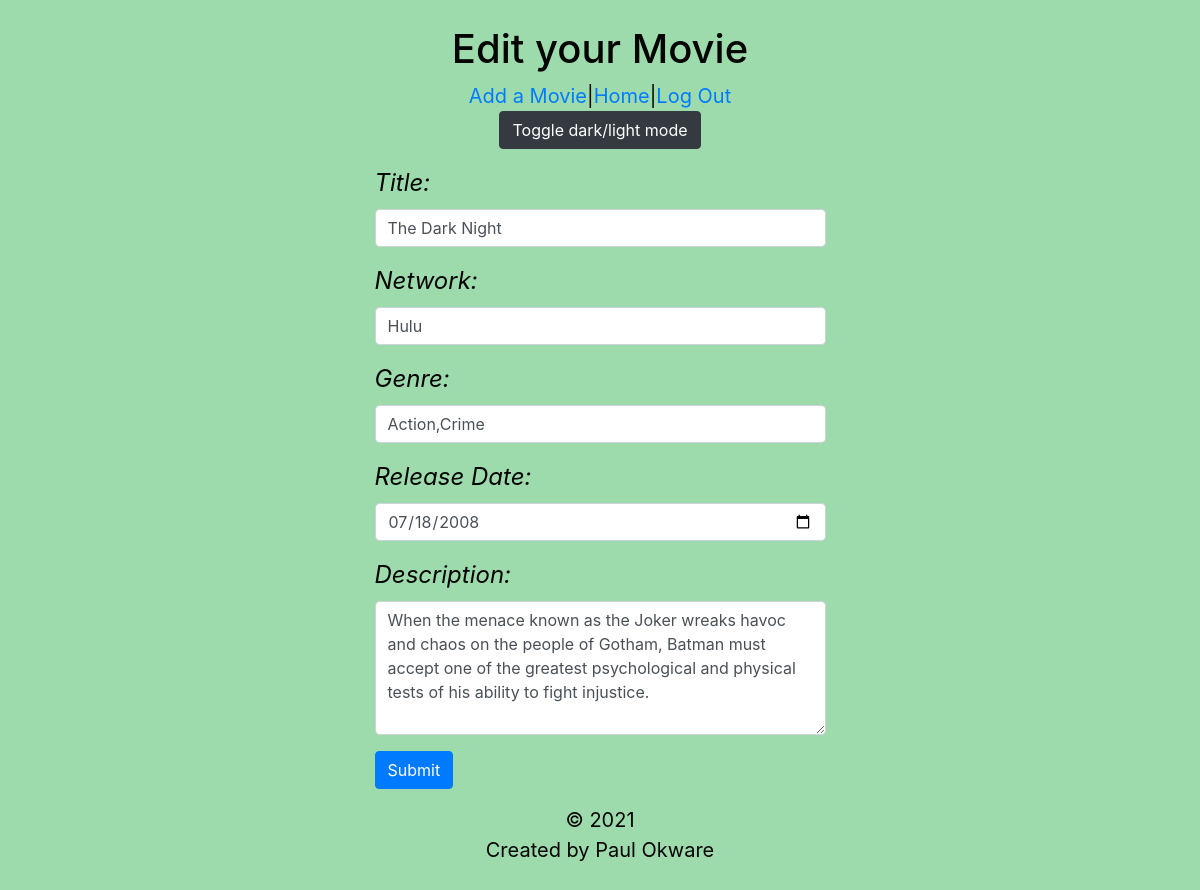
Page /dashboard/4/edit on the committed database.
### soloProjectApp/models.py (models this page shows, shortened)
class Movie(models.Model):
    title = models.CharField(max_length=255)
    network = models.CharField(max_length=45)
    description = models.TextField(max_length=255)
    genre = models.CharField(max_length=45)
    release_date = models.DateTimeField()
    uploaded_by = models.ForeignKey(User,related_name ='movies_uploaded',on_delete=models.CASCADE)
    user_likes = models.ManyToManyField(User, related_name='liked_movies')
    created_at = models.DateTimeField(auto_now_add=True)
    updated_at = models.DateTimeField(auto_now=True)
    objects = MovieManager()

### soloProjectApp/views.py (the view)
# urls.py: path('dashboard/<int:movie_id>/edit',views.edit),
def edit(request, movie_id):
    one_movie = Movie.objects.get(id=movie_id)
    context = {
        'movie': one_movie
    }
    return render(request, 'editMovie.html',context)

### soloProjectApp/templates/editMovie.html (shortened to what this page needs)
<!DOCTYPE html>
<html lang="en">
<head>
    <link rel="stylesheet" href="https://cdn.jsdelivr.net/npm/bootstrap@4.6.0/dist/css/bootstrap.min.css">
    {% load static %}
    <link rel="stylesheet" href="{% static 'css/styles.css' %}">
</head>
<body>
    <header>
        <h1>Edit your Movie</h1>
        <nav>
        <a href="/new">Add a Movie</a>|<a href="/dashboard">Home</a>|<a href="/logout">Log Out</a>
        </nav>
        <button type="button" class="btn btn-dark" onclick="myFunction()">Toggle dark/light mode</button>
    </header>
    <div class="main">
        <form action="/dashboard/{{movie.id}}/update" method="POST">
            <div class="form-group">
                <label for="title">Title:</label>
                <input type="text" name="title" id="title" class="form-control" value="{{ movie.title}}" required>
            </div>
            <div class="form-group">
                <label for="network">Network:</label>
                <input type="text" name="network" id="network" class="form-control" value="{{ movie.network}}"required>
            </div>
            <div class= "form-group">
                <label for="genre">Genre:</label>
                <input type="text" name="genre" id="genre" class="form-control" value="{{movie.genre}}" required>
            </div>
            <div class="form-group">
                <label for="release_date">Release Date:</label>
                <input type="date" name="release_date" id="release_date" class="form-control" value="{{ movie.release_date|date:'Y-m-d'}}"required>
            </div>
            <div class="form-group">
                <label for="description">Description:</label>
                <textarea name="description" id="description" cols="40" rows="5" class="form-control"value="{{ movie.description}}"required>{{ movie.description}}</textarea>
            </div>
            <button class="btn btn-primary">Submit</button>
        </form>
    </div>
</body>
<footer>
    &copy; <span id="year">2021</span>
    <p>Created by Paul Okware</p>
</footer>
</html>

### soloProjectApp/static/css/styles.css (style rules this page uses)
body { margin: 0; padding: 25px; background-color: #9DDBAD; background-image: url("https://www.transparenttextures.com/patterns/purty-wood.png"); color: #040403; font-size: 20px; }
.main { display: flex; flex-direction: column; justify-content: space-evenly; align-items: center; padding: 1rem; }
header { text-align: center; }
footer { text-align: center; }
label { font-style: italic ; font-size: x-large; }
input { border-radius: 50%; }

### rows in the picture
Movie: title "The Dark Night", network "Hulu", genre "Action,Crime", release_date "07/18/2008", description "When the menace known as the Joker wreaks havoc and chaos on the people of Gotham, Batman must accept one of the greatest psychological and physical tests of his ability to fight injustice."
